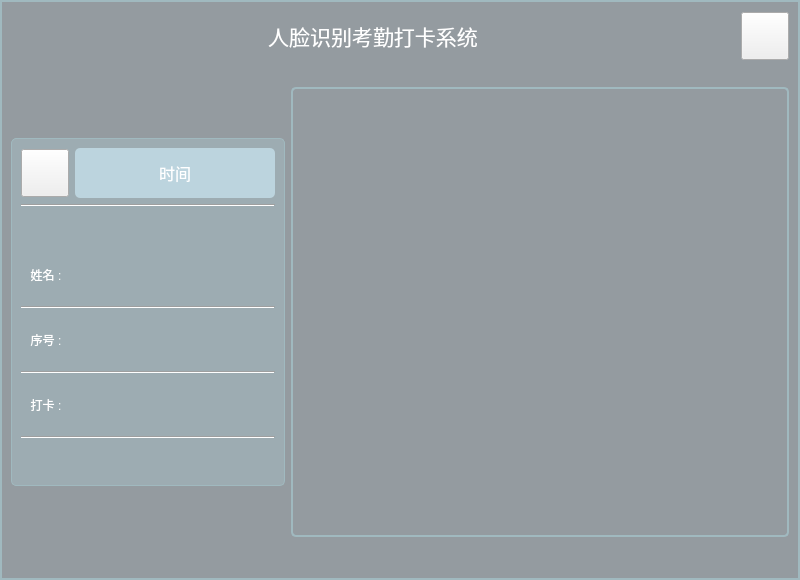
<?xml version="1.0" encoding="UTF-8"?>
<ui version="4.0">
 <class>FaceLogin</class>
 <widget class="QWidget" name="FaceLogin">
  <property name="geometry">
   <rect>
    <x>0</x>
    <y>0</y>
    <width>800</width>
    <height>580</height>
   </rect>
  </property>
  <property name="sizePolicy">
   <sizepolicy hsizetype="Minimum" vsizetype="Minimum">
    <horstretch>0</horstretch>
    <verstretch>0</verstretch>
   </sizepolicy>
  </property>
  <property name="minimumSize">
   <size>
    <width>800</width>
    <height>580</height>
   </size>
  </property>
  <property name="maximumSize">
   <size>
    <width>800</width>
    <height>580</height>
   </size>
  </property>
  <property name="windowTitle">
   <string>Form</string>
  </property>
  <property name="styleSheet">
   <string notr="true">#FaceLogin{
  background-color: #949BA0;
  border:2px solid#A0B9BF;
}
QLabel{
	color: rgb(255, 255, 255);
}

#adminBt
{
border-image: url(:/pic_ui/in1.png);
}

#adminBt:hover
{
border-image: url(:/pic_ui/in2.png);
}
</string>
  </property>
  <layout class="QVBoxLayout" name="verticalLayout_3">
   <item>
    <layout class="QVBoxLayout" name="verticalLayout_2">
     <item>
      <layout class="QHBoxLayout" name="horizontalLayout_10">
       <item>
        <widget class="QLabel" name="label">
         <property name="sizePolicy">
          <sizepolicy hsizetype="Expanding" vsizetype="Minimum">
           <horstretch>0</horstretch>
           <verstretch>0</verstretch>
          </sizepolicy>
         </property>
         <property name="minimumSize">
          <size>
           <width>0</width>
           <height>50</height>
          </size>
         </property>
         <property name="maximumSize">
          <size>
           <width>16777215</width>
           <height>50</height>
          </size>
         </property>
         <property name="font">
          <font>
           <family>萍方粗</family>
           <pointsize>16</pointsize>
           <weight>50</weight>
           <italic>false</italic>
           <bold>false</bold>
          </font>
         </property>
         <property name="styleSheet">
          <string notr="true">font: 16pt &quot;萍方粗&quot;;</string>
         </property>
         <property name="text">
          <string>人脸识别考勤打卡系统</string>
         </property>
         <property name="alignment">
          <set>Qt::AlignCenter</set>
         </property>
        </widget>
       </item>
       <item>
        <widget class="QPushButton" name="adminBt">
         <property name="sizePolicy">
          <sizepolicy hsizetype="Preferred" vsizetype="Preferred">
           <horstretch>0</horstretch>
           <verstretch>0</verstretch>
          </sizepolicy>
         </property>
         <property name="minimumSize">
          <size>
           <width>48</width>
           <height>48</height>
          </size>
         </property>
         <property name="maximumSize">
          <size>
           <width>48</width>
           <height>48</height>
          </size>
         </property>
         <property name="text">
          <string/>
         </property>
        </widget>
       </item>
      </layout>
     </item>
     <item>
      <spacer name="verticalSpacer_3">
       <property name="orientation">
        <enum>Qt::Vertical</enum>
       </property>
       <property name="sizeType">
        <enum>QSizePolicy::Minimum</enum>
       </property>
       <property name="sizeHint" stdset="0">
        <size>
         <width>20</width>
         <height>20</height>
        </size>
       </property>
      </spacer>
     </item>
     <item>
      <layout class="QHBoxLayout" name="horizontalLayout_9">
       <item>
        <widget class="QFrame" name="frame">
         <property name="sizePolicy">
          <sizepolicy hsizetype="Fixed" vsizetype="Fixed">
           <horstretch>0</horstretch>
           <verstretch>0</verstretch>
          </sizepolicy>
         </property>
         <property name="styleSheet">
          <string notr="true">#frame
{
  background-color: #9DACB2;
  border:1px solid#A0B9BF;
  border-radius:5px;
}</string>
         </property>
         <property name="frameShape">
          <enum>QFrame::StyledPanel</enum>
         </property>
         <property name="frameShadow">
          <enum>QFrame::Raised</enum>
         </property>
         <layout class="QVBoxLayout" name="verticalLayout">
          <item>
           <layout class="QHBoxLayout" name="horizontalLayout">
            <item>
             <widget class="QPushButton" name="recfaceBt">
              <property name="sizePolicy">
               <sizepolicy hsizetype="Minimum" vsizetype="Minimum">
                <horstretch>0</horstretch>
                <verstretch>0</verstretch>
               </sizepolicy>
              </property>
              <property name="minimumSize">
               <size>
                <width>48</width>
                <height>48</height>
               </size>
              </property>
              <property name="maximumSize">
               <size>
                <width>48</width>
                <height>48</height>
               </size>
              </property>
              <property name="styleSheet">
               <string notr="true">border-image: url(:/pic_ui/daka.png);</string>
              </property>
              <property name="text">
               <string/>
              </property>
             </widget>
            </item>
            <item>
             <widget class="QLabel" name="hmslabel">
              <property name="sizePolicy">
               <sizepolicy hsizetype="Expanding" vsizetype="Minimum">
                <horstretch>0</horstretch>
                <verstretch>0</verstretch>
               </sizepolicy>
              </property>
              <property name="minimumSize">
               <size>
                <width>200</width>
                <height>50</height>
               </size>
              </property>
              <property name="maximumSize">
               <size>
                <width>16777215</width>
                <height>50</height>
               </size>
              </property>
              <property name="font">
               <font>
                <family>萍方粗</family>
                <pointsize>12</pointsize>
                <weight>50</weight>
                <italic>false</italic>
                <bold>false</bold>
               </font>
              </property>
              <property name="styleSheet">
               <string notr="true">font: 12pt &quot;萍方粗&quot;;
background-color: #BCD4DE;
border-radius:5px;</string>
              </property>
              <property name="text">
               <string>时间</string>
              </property>
              <property name="alignment">
               <set>Qt::AlignCenter</set>
              </property>
             </widget>
            </item>
           </layout>
          </item>
          <item>
           <widget class="Line" name="line_7">
            <property name="sizePolicy">
             <sizepolicy hsizetype="Expanding" vsizetype="Fixed">
              <horstretch>0</horstretch>
              <verstretch>0</verstretch>
             </sizepolicy>
            </property>
            <property name="orientation">
             <enum>Qt::Horizontal</enum>
            </property>
           </widget>
          </item>
          <item>
           <spacer name="verticalSpacer">
            <property name="orientation">
             <enum>Qt::Vertical</enum>
            </property>
            <property name="sizeHint" stdset="0">
             <size>
              <width>17</width>
              <height>37</height>
             </size>
            </property>
           </spacer>
          </item>
          <item>
           <layout class="QHBoxLayout" name="horizontalLayout_2">
            <item>
             <widget class="QLabel" name="label_2">
              <property name="sizePolicy">
               <sizepolicy hsizetype="Minimum" vsizetype="Minimum">
                <horstretch>0</horstretch>
                <verstretch>0</verstretch>
               </sizepolicy>
              </property>
              <property name="minimumSize">
               <size>
                <width>50</width>
                <height>50</height>
               </size>
              </property>
              <property name="maximumSize">
               <size>
                <width>50</width>
                <height>50</height>
               </size>
              </property>
              <property name="styleSheet">
               <string notr="true">font: 12pt &quot;萍方0&quot;;

</string>
              </property>
              <property name="text">
               <string>姓名 :</string>
              </property>
              <property name="alignment">
               <set>Qt::AlignCenter</set>
              </property>
             </widget>
            </item>
            <item>
             <widget class="QLabel" name="namelabel">
              <property name="sizePolicy">
               <sizepolicy hsizetype="Minimum" vsizetype="Minimum">
                <horstretch>0</horstretch>
                <verstretch>0</verstretch>
               </sizepolicy>
              </property>
              <property name="minimumSize">
               <size>
                <width>0</width>
                <height>50</height>
               </size>
              </property>
              <property name="maximumSize">
               <size>
                <width>16777215</width>
                <height>50</height>
               </size>
              </property>
              <property name="styleSheet">
               <string notr="true">font: 12pt &quot;萍方0&quot;;
</string>
              </property>
              <property name="text">
               <string/>
              </property>
             </widget>
            </item>
           </layout>
          </item>
          <item>
           <widget class="Line" name="line">
            <property name="orientation">
             <enum>Qt::Horizontal</enum>
            </property>
           </widget>
          </item>
          <item>
           <layout class="QHBoxLayout" name="horizontalLayout_3">
            <item>
             <widget class="QLabel" name="label_3">
              <property name="sizePolicy">
               <sizepolicy hsizetype="Minimum" vsizetype="Minimum">
                <horstretch>0</horstretch>
                <verstretch>0</verstretch>
               </sizepolicy>
              </property>
              <property name="maximumSize">
               <size>
                <width>50</width>
                <height>50</height>
               </size>
              </property>
              <property name="styleSheet">
               <string notr="true">font: 12pt &quot;萍方0&quot;;

</string>
              </property>
              <property name="text">
               <string>序号 :</string>
              </property>
              <property name="alignment">
               <set>Qt::AlignCenter</set>
              </property>
             </widget>
            </item>
            <item>
             <widget class="QLabel" name="numlabel">
              <property name="minimumSize">
               <size>
                <width>0</width>
                <height>50</height>
               </size>
              </property>
              <property name="maximumSize">
               <size>
                <width>16777215</width>
                <height>50</height>
               </size>
              </property>
              <property name="styleSheet">
               <string notr="true">font: 12pt &quot;萍方0&quot;;
</string>
              </property>
              <property name="text">
               <string/>
              </property>
             </widget>
            </item>
           </layout>
          </item>
          <item>
           <widget class="Line" name="line_2">
            <property name="orientation">
             <enum>Qt::Horizontal</enum>
            </property>
           </widget>
          </item>
          <item>
           <layout class="QHBoxLayout" name="horizontalLayout_4">
            <item>
             <widget class="QLabel" name="label_4">
              <property name="sizePolicy">
               <sizepolicy hsizetype="Minimum" vsizetype="Minimum">
                <horstretch>0</horstretch>
                <verstretch>0</verstretch>
               </sizepolicy>
              </property>
              <property name="minimumSize">
               <size>
                <width>50</width>
                <height>50</height>
               </size>
              </property>
              <property name="maximumSize">
               <size>
                <width>50</width>
                <height>50</height>
               </size>
              </property>
              <property name="styleSheet">
               <string notr="true">font: 12pt &quot;萍方0&quot;;

</string>
              </property>
              <property name="text">
               <string>打卡 :</string>
              </property>
              <property name="alignment">
               <set>Qt::AlignCenter</set>
              </property>
             </widget>
            </item>
            <item>
             <widget class="QLabel" name="attlabel">
              <property name="maximumSize">
               <size>
                <width>16777215</width>
                <height>50</height>
               </size>
              </property>
              <property name="styleSheet">
               <string notr="true">font: 12pt &quot;萍方0&quot;;
</string>
              </property>
              <property name="text">
               <string/>
              </property>
             </widget>
            </item>
           </layout>
          </item>
          <item>
           <widget class="Line" name="line_3">
            <property name="orientation">
             <enum>Qt::Horizontal</enum>
            </property>
           </widget>
          </item>
          <item>
           <spacer name="verticalSpacer_2">
            <property name="orientation">
             <enum>Qt::Vertical</enum>
            </property>
            <property name="sizeType">
             <enum>QSizePolicy::Fixed</enum>
            </property>
            <property name="sizeHint" stdset="0">
             <size>
              <width>17</width>
              <height>37</height>
             </size>
            </property>
           </spacer>
          </item>
         </layout>
        </widget>
       </item>
       <item>
        <widget class="QLabel" name="facelabel">
         <property name="sizePolicy">
          <sizepolicy hsizetype="Expanding" vsizetype="Minimum">
           <horstretch>0</horstretch>
           <verstretch>0</verstretch>
          </sizepolicy>
         </property>
         <property name="minimumSize">
          <size>
           <width>0</width>
           <height>450</height>
          </size>
         </property>
         <property name="maximumSize">
          <size>
           <width>16777215</width>
           <height>450</height>
          </size>
         </property>
         <property name="styleSheet">
          <string notr="true">border:2px solid#A0B9BF;
border-radius:5px;
</string>
         </property>
         <property name="text">
          <string/>
         </property>
        </widget>
       </item>
      </layout>
     </item>
    </layout>
   </item>
   <item>
    <spacer name="verticalSpacer_4">
     <property name="orientation">
      <enum>Qt::Vertical</enum>
     </property>
     <property name="sizeHint" stdset="0">
      <size>
       <width>20</width>
       <height>40</height>
      </size>
     </property>
    </spacer>
   </item>
  </layout>
 </widget>
 <resources/>
 <connections/>
</ui>
